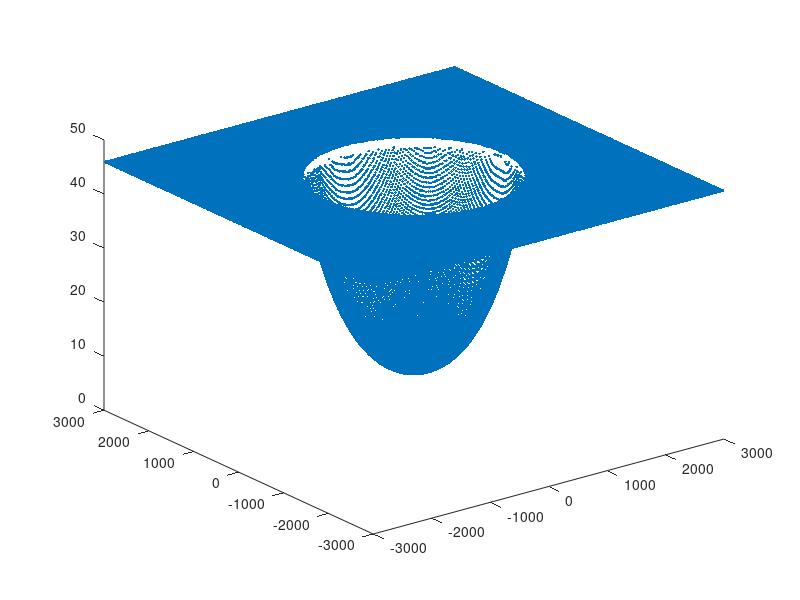

The MATLAB source for this figure:
close all
clear
clc
cd C:\Users\Furkan\Documents\GitHub\AMIGOS-hypoxia-Forked-\PhysiCell-primary-site
cd output\

load('output00000011_microenvironment0.mat');
XPos = multiscale_microenvironment(1,:);
YPos = multiscale_microenvironment(2,:);
Oxygen = multiscale_microenvironment(5,:);

plot3(XPos,YPos,Oxygen,'.')
cd ..

Oxygen(11326)